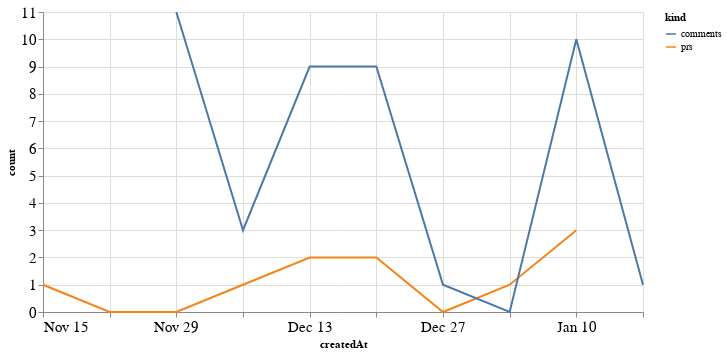

The notebook cell saved with this chart:
### Code cell
alt.Chart(total_time, width=600).mark_line().encode(
    x='createdAt',
    y='count',
    color='kind'
)

### Figure 1 — Vega-Lite specification as saved in the notebook (floating-point values rounded to 4 significant figures)
{"config": {"axisLeft": {"labelFontSize": 15}, "axisBottom": {"labelFontSize": 15}}, "data": {"name": "data-a0a0156ab067d97d75154d1be42b2536"}, "mark": "line", "encoding": {"color": {"type": "nominal", "field": "kind"}, "x": {"type": "temporal", "field": "createdAt"}, "y": {"type": "quantitative", "field": "count"}}, "width": 600, "$schema": "https://vega.github.io/schema/vega-lite/v4.8.1.json", "datasets": {"data-a0a0156ab067d97d75154d1be42b2536": [{"createdAt": "2020-11-15T00:00:00", "kind": "prs", "count": 1.0}, {"createdAt": "2020-11-22T00:00:00", "kind": "prs", "count": 0.0}, {"createdAt": "2020-11-29T00:00:00", "kind": "prs", "count": 0.0}, {"createdAt": "2020-12-06T00:00:00", "kind": "prs", "count": 1.0}, {"createdAt": "2020-12-13T00:00:00", "kind": "prs", "count": 2.0}, {"createdAt": "2020-12-20T00:00:00", "kind": "prs", "count": 2.0}, {"createdAt": "2020-12-27T00:00:00", "kind": "prs", "count": 0.0}, {"createdAt": "2021-01-03T00:00:00", "kind": "prs", "count": 1.0}, {"createdAt": "2021-01-10T00:00:00", "kind": "prs", "count": 3.0}, {"createdAt": "2021-01-17T00:00:00", "kind": "prs", "count": null}, {"createdAt": "2020-11-15T00:00:00", "kind": "comments", "count": null}, {"createdAt": "2020-11-22T00:00:00", "kind": "comments", "count": null}, {"createdAt": "2020-11-29T00:00:00", "kind": "comments", "count": 11.0}, {"createdAt": "2020-12-06T00:00:00", "kind": "comments", "count": 3.0}, {"createdAt": "2020-12-13T00:00:00", "kind": "comments", "count": 9.0}, {"createdAt": "2020-12-20T00:00:00", "kind": "comments", "count": 9.0}, {"createdAt": "2020-12-27T00:00:00", "kind": "comments", "count": 1.0}, {"createdAt": "2021-01-03T00:00:00", "kind": "comments", "count": 0.0}, {"createdAt": "2021-01-10T00:00:00", "kind": "comments", "count": 10.0}, {"createdAt": "2021-01-17T00:00:00", "kind": "comments", "count": 1.0}]}}
